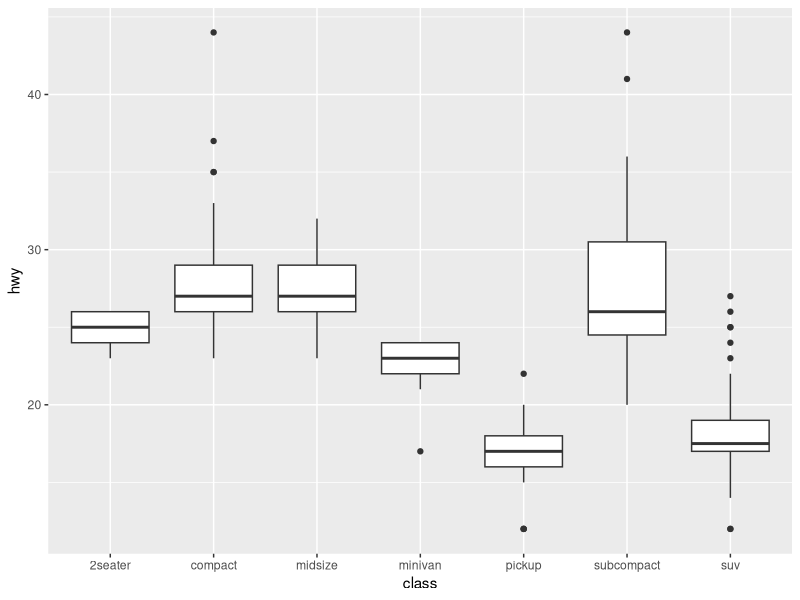
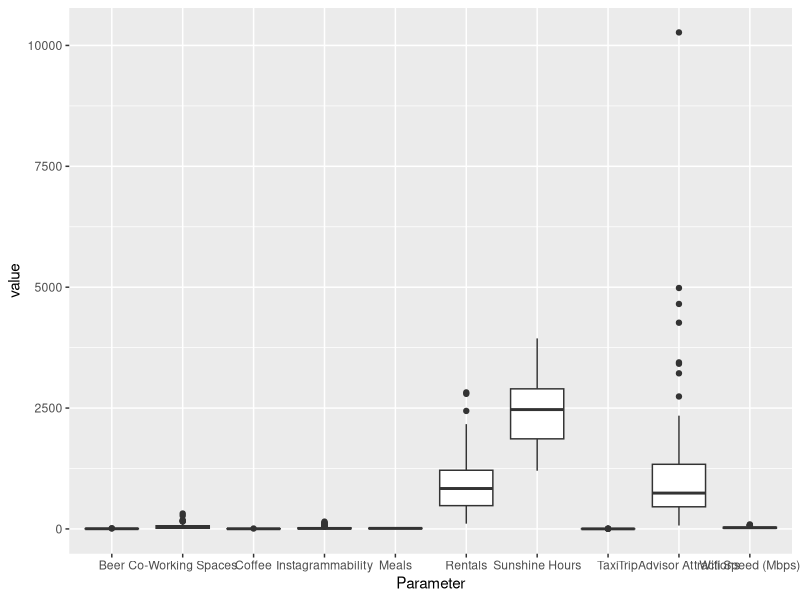
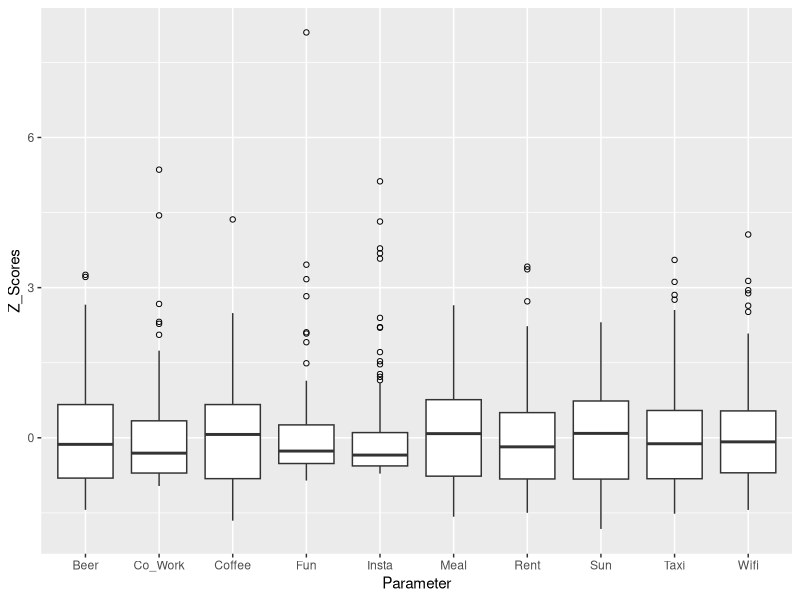
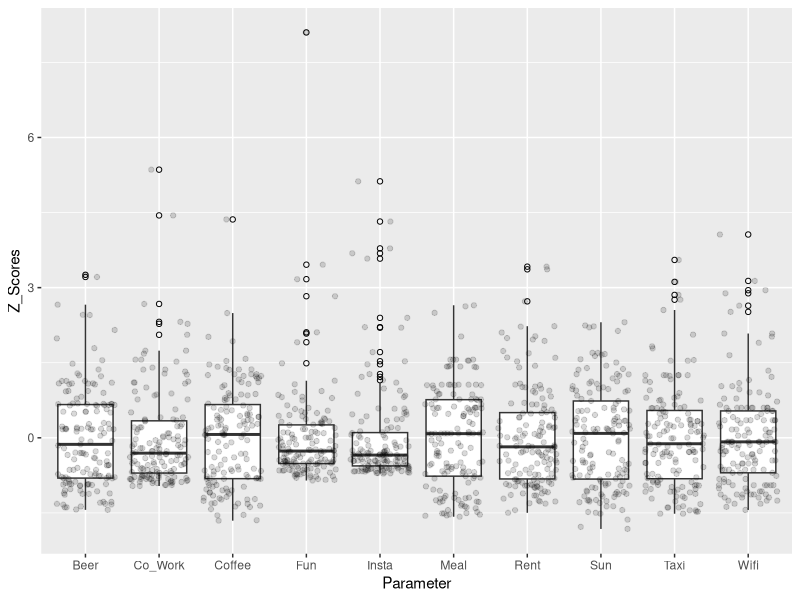
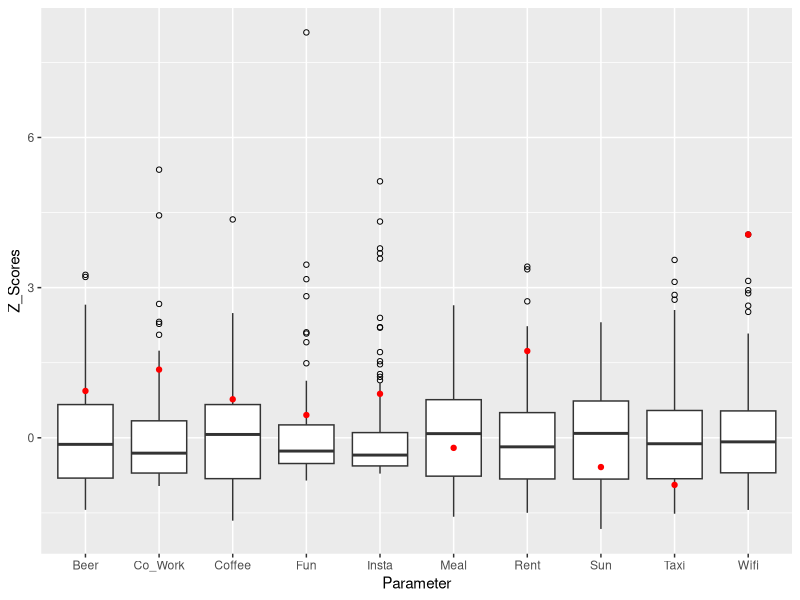
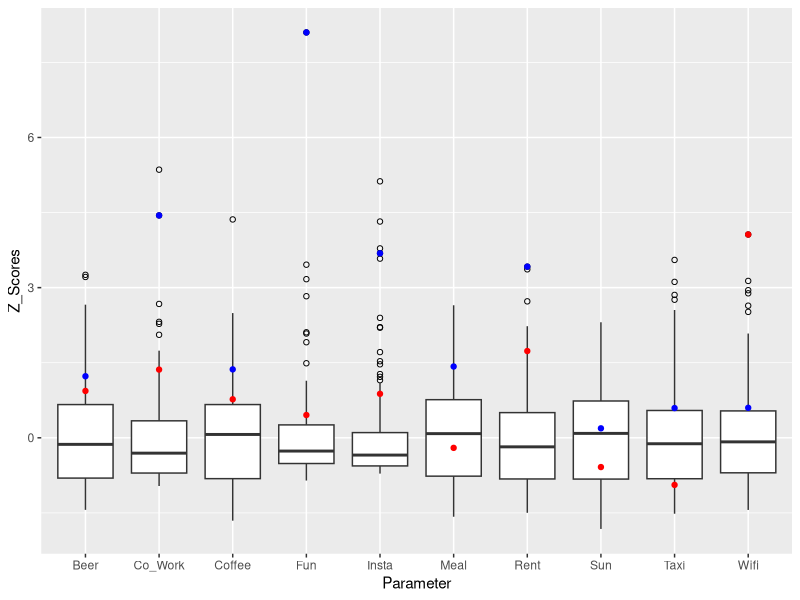

The R source for these figures, in order: (Note: this script raises an error after producing the figures.)
## ---- chunk 1
library(ggplot2)
ggplot(mpg, aes(class, hwy)) + geom_boxplot()
## ---- chunk 2
View(mpg)
## ---- chunk 3
class(mpg)
## ---- chunk 4
library(readr)
box = read_csv('CityComp3.csv')

## ---- chunk 5
class(box)
## ---- chunk 6
View(box)
## ---- chunk 7
library(tidyr)
box2 = pivot_longer(box, cols=3:149, names_to = 'City')
View(box2)
## ---- chunk 8
ggplot(box2, aes(Parameter, value)) + geom_boxplot()
## ---- chunk 9
pre_scale = read_csv('clean_USD3.csv')
pre_scale
## ---- chunk 10
pre_scale[c(5:14)]
## ---- chunk 11
names = colnames(pre_scale[c(5:14)])
names
## ---- chunk 12
post_scaled = lapply(pre_scale[c(5:14)], function(x) c(scale(x)))
post_scaled
## ---- chunk 13
scaled = cbind(x=pre_scale[,3], y=post_scaled)
scaled
## ---- chunk 14
library(data.table)
wrong_names = colnames(scaled[c(2:11)])
setnames(scaled, old = c(wrong_names), new = c(names))
View(scaled)
scaled
## ---- chunk 15
write.csv(scaled, 'Scaled2.csv')
## ---- chunk 16
scaled_longer = pivot_longer(scaled, cols=2:11, names_to = 'Parameter', values_to = "Z_Scores")
scaled_longer
View(scaled_longer)

## ---- chunk 17
write.csv(scaled_longer, 'Scaled_Box2.csv')
## ---- chunk 18
g = ggplot(scaled_longer, aes(Parameter, Z_Scores)) + geom_boxplot(outlier.color = 'black', outlier.shape = 1)
g
## ---- chunk 19
g + geom_jitter(alpha=0.15)
## ---- chunk 20
library(dplyr)
Para = scaled_longer %>%
  filter(City=='Singapore') %>%
  pull(Parameter)
## ---- chunk 21
Z = scaled_longer %>%
  filter(City=='Singapore') %>%
  pull(Z_Scores)
## ---- chunk 22
c(Para)
## ---- chunk 23
c(Z)
## ---- chunk 24
g2 = g + geom_point(data=data.frame(x=factor(c(Para)), y=c(Z)),
               aes(x=x, y=y),
               color='red1')

g2
## ---- chunk 25
Z2 = scaled_longer %>%
  filter(City=='New York') %>%
  pull(Z_Scores)

Z2
## ---- chunk 26
g3 = g2 + geom_point(data=data.frame(x=factor(c(Para)), y=c(Z2)),
               aes(x=x, y=y),
               color='blue')

g3
## ---- chunk 27
box3 = pivot_longer(scaled, cols=2:149, names_to = 'City')
View(box2)
## ---- chunk 28
plot(cars)
